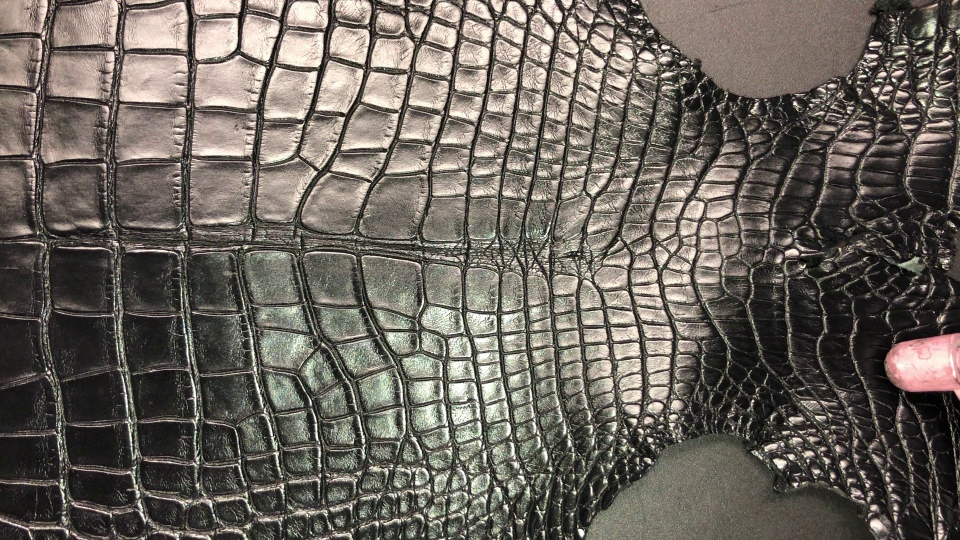
#> input picture app/src/img1.jpg, 1920 x 1080 px (shown at 1/2 size)
$ python script4_modified_2.py
#> lines starting #> are read from the running program, lines starting #| are printed output that depends on the picture
import tkinter
import tkinter.messagebox
import cv2
import PIL.Image, PIL.ImageTk


# https://solarianprogrammer.com/2018/04/20/python-opencv-show-image-tkinter-window/


# Callback for the "Blur" button
# [10 lines left out: function blur_image, not called in this run]


def about_method():
    tkinter.messagebox.showinfo(title="Welcome", message="Run App!\n")


def exit_method():
    exit()


# [58 lines left out: functions print_hello, reset_image, draw_circle, buttonPressed, not called in this run]


# Create a window
window = tkinter.Tk()
window.title("OpenCV and Tkinter")
window.geometry("1400x700")

#####################
mousePosition = tkinter.StringVar()  # displays mouse position
mousePosition.set("Mouse outside window")

positionLabel = tkinter.Label(textvariable=mousePosition)
positionLabel.pack(side=tkinter.BOTTOM)
# bind mouse events to window
window.bind(sequence="<Button-1>", func=buttonPressed)
#####################


# Load an image using OpenCV
cv_img = cv2.cvtColor(cv2.imread("./img1.jpg"), cv2.COLOR_BGR2RGB)
cv_img = cv2.resize(cv_img, None, fx=0.32, fy=0.32)
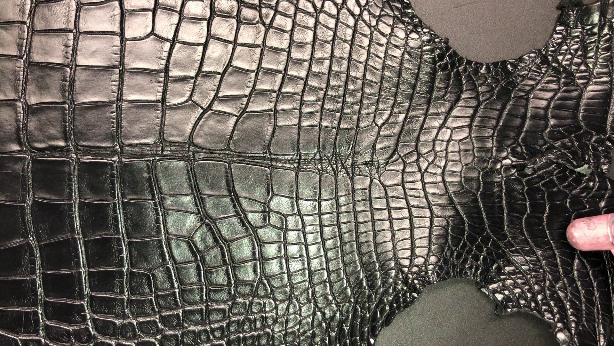
#> cv_img: shape (346, 614, 3); mean R, G, B 106.4, 100.4, 92.9
# cv2.setMouseCallback('OpenCV and Tkinter', draw_circle)

isImageInitialObtained = False
if isImageInitialObtained == False:
    cv_image_initial = cv_img.copy()
    isImageInitialObtained = True

# Get the image dimensions (OpenCV stores image data as NumPy ndarray)
height, width, no_channels = cv_img.shape
#> height = 346; width = 614; no_channels = 3

# Create a canvas that can fit the above image
canvas = tkinter.Canvas(master=window, width=width, height=height)
canvas2 = tkinter.Canvas(master=window, width=width, height=height)
# canvas.pack()
canvas.place(x=10, y=10)
canvas2.place(x=700, y=10)

# Use PIL (Pillow) to convert the NumPy ndarray to a PhotoImage
#> (the run stopped early here; a loop or call above may not have finished)

$ run again, with app/src/img2.jpg copied over app/src/img1.jpg
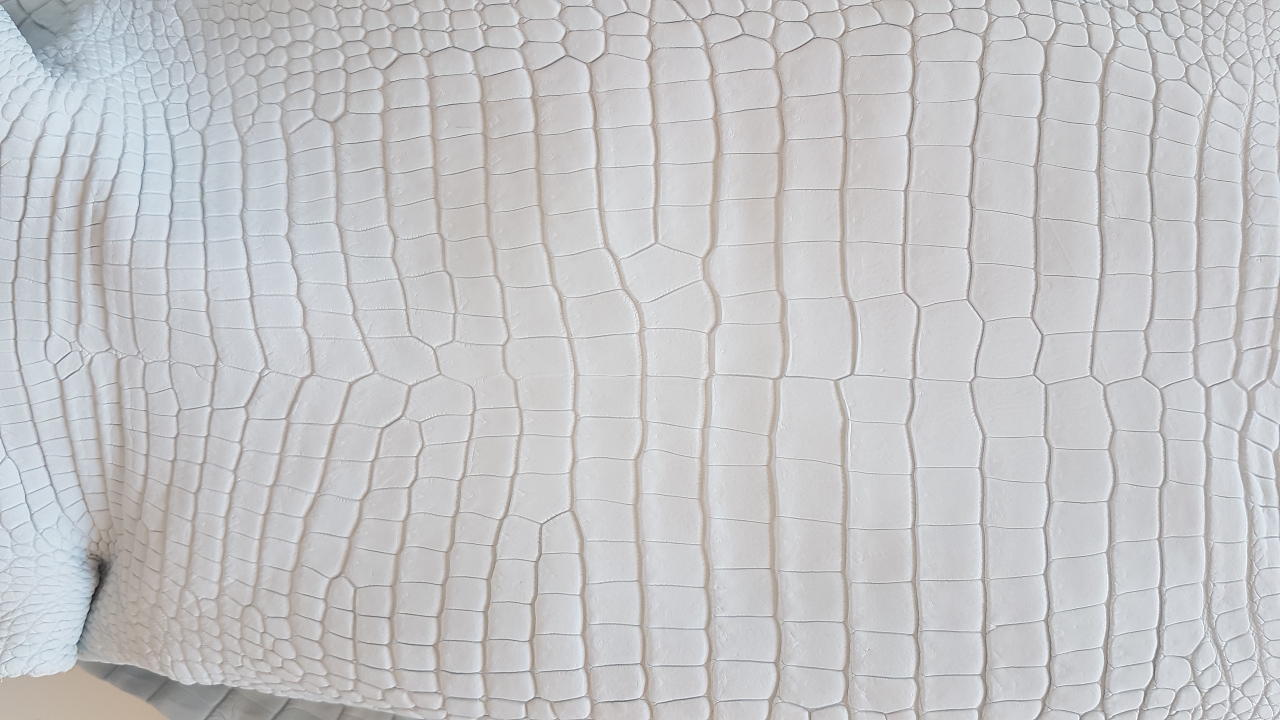
#> input picture app/src/img2.jpg, 2560 x 1440 px (shown at 1/2 size)
#> `cv_img = cv2.resize(cv_img, None, fx=0.32, fy=0.32)`:
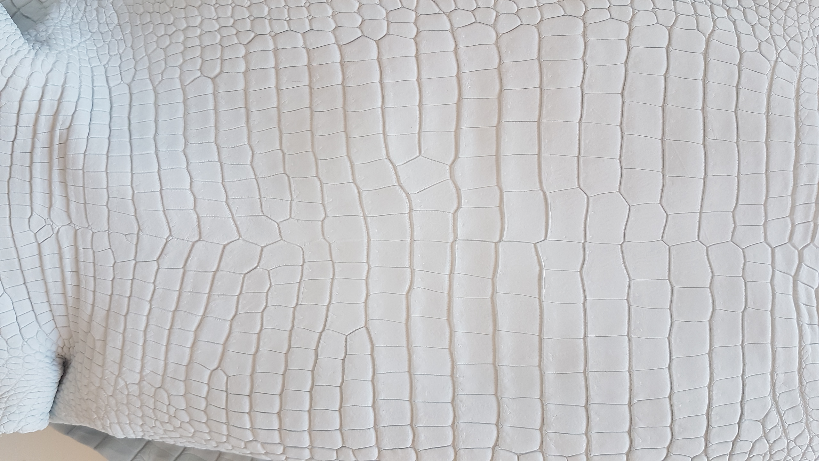
#> cv_img: shape (461, 819, 3); mean R, G, B 196.9, 196.9, 198.7

$ run again, with app/src/img3.jpg copied over app/src/img1.jpg
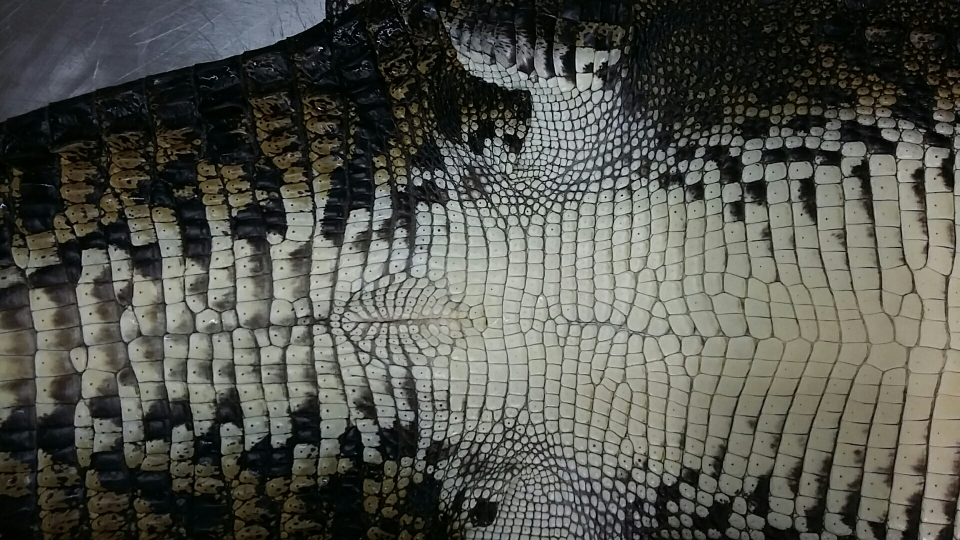
#> input picture app/src/img3.jpg, 1920 x 1080 px (shown at 1/2 size)
#> `cv_img = cv2.resize(cv_img, None, fx=0.32, fy=0.32)`:
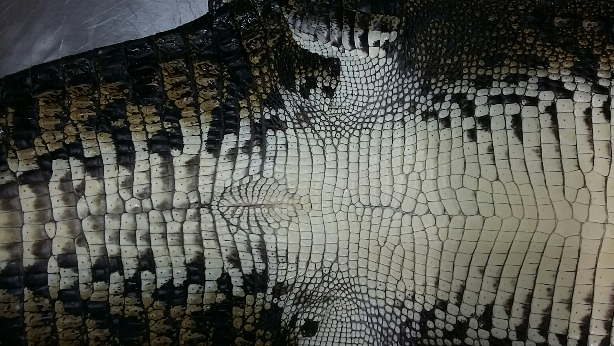
#> cv_img: shape (346, 614, 3); mean R, G, B 83.2, 84.4, 77.6

$ run again, with app/src/img4.jpg copied over app/src/img1.jpg
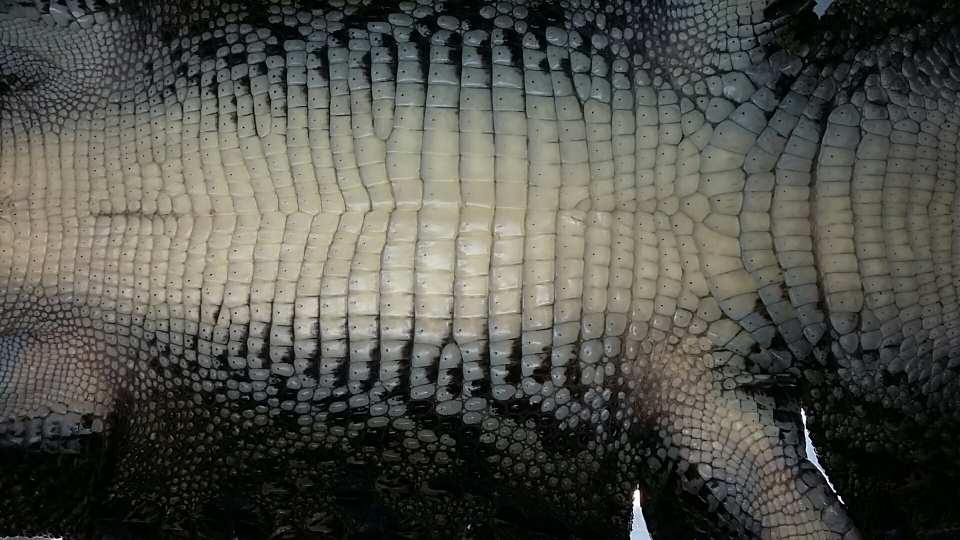
#> input picture app/src/img4.jpg, 1920 x 1080 px (shown at 1/2 size)
#> `cv_img = cv2.resize(cv_img, None, fx=0.32, fy=0.32)`:
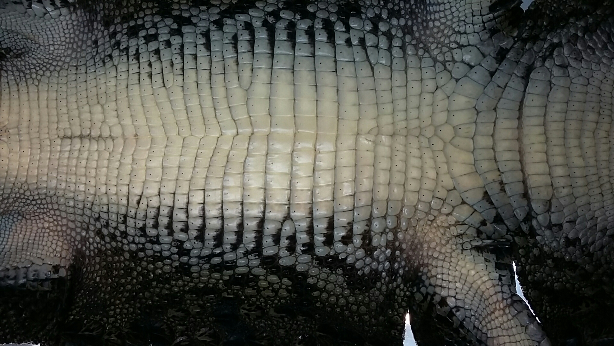
#> cv_img: shape (346, 614, 3); mean R, G, B 80.9, 81.4, 74.5
